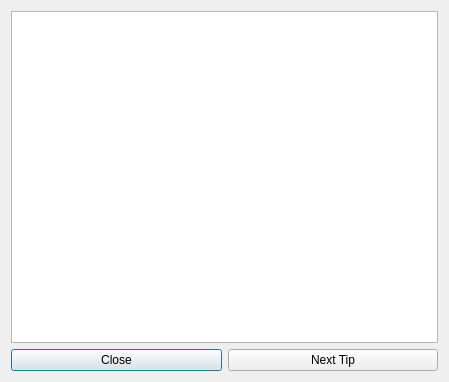
<?xml version="1.0" encoding="UTF-8"?>
<ui version="4.0">
 <class>TipsDialog</class>
 <widget class="QDialog" name="TipsDialog">
  <property name="geometry">
   <rect>
    <x>0</x>
    <y>0</y>
    <width>449</width>
    <height>382</height>
   </rect>
  </property>
  <property name="windowTitle">
   <string>Tips</string>
  </property>
  <layout class="QVBoxLayout" name="verticalLayout">
   <item>
    <widget class="QTextEdit" name="textEdit">
     <property name="focusPolicy">
      <enum>Qt::FocusPolicy::NoFocus</enum>
     </property>
     <property name="readOnly">
      <bool>true</bool>
     </property>
     <property name="html">
      <string>&lt;!DOCTYPE HTML PUBLIC &quot;-//W3C//DTD HTML 4.0//EN&quot; &quot;http://www.w3.org/TR/REC-html40/strict.dtd&quot;&gt;
&lt;html&gt;&lt;head&gt;&lt;meta name=&quot;qrichtext&quot; content=&quot;1&quot; /&gt;&lt;meta charset=&quot;utf-8&quot; /&gt;&lt;style type=&quot;text/css&quot;&gt;
p, li { white-space: pre-wrap; }
hr { height: 1px; border-width: 0; }
li.unchecked::marker { content: &quot;\2610&quot;; }
li.checked::marker { content: &quot;\2612&quot;; }
&lt;/style&gt;&lt;/head&gt;&lt;body style=&quot; font-family:'Sans Serif'; font-size:9pt; font-weight:400; font-style:normal;&quot;&gt;
&lt;p style=&quot;-qt-paragraph-type:empty; margin-top:0px; margin-bottom:0px; margin-left:0px; margin-right:0px; -qt-block-indent:0; text-indent:0px;&quot;&gt;&lt;br /&gt;&lt;/p&gt;&lt;/body&gt;&lt;/html&gt;</string>
     </property>
    </widget>
   </item>
   <item>
    <layout class="QHBoxLayout" name="horizontalLayout">
     <item>
      <widget class="QPushButton" name="closeBtn">
       <property name="text">
        <string>Close</string>
       </property>
       <property name="default">
        <bool>false</bool>
       </property>
       <property name="flat">
        <bool>false</bool>
       </property>
      </widget>
     </item>
     <item>
      <widget class="QPushButton" name="nextTipBtn">
       <property name="text">
        <string>Next Tip</string>
       </property>
      </widget>
     </item>
    </layout>
   </item>
  </layout>
 </widget>
 <resources/>
 <connections/>
</ui>
